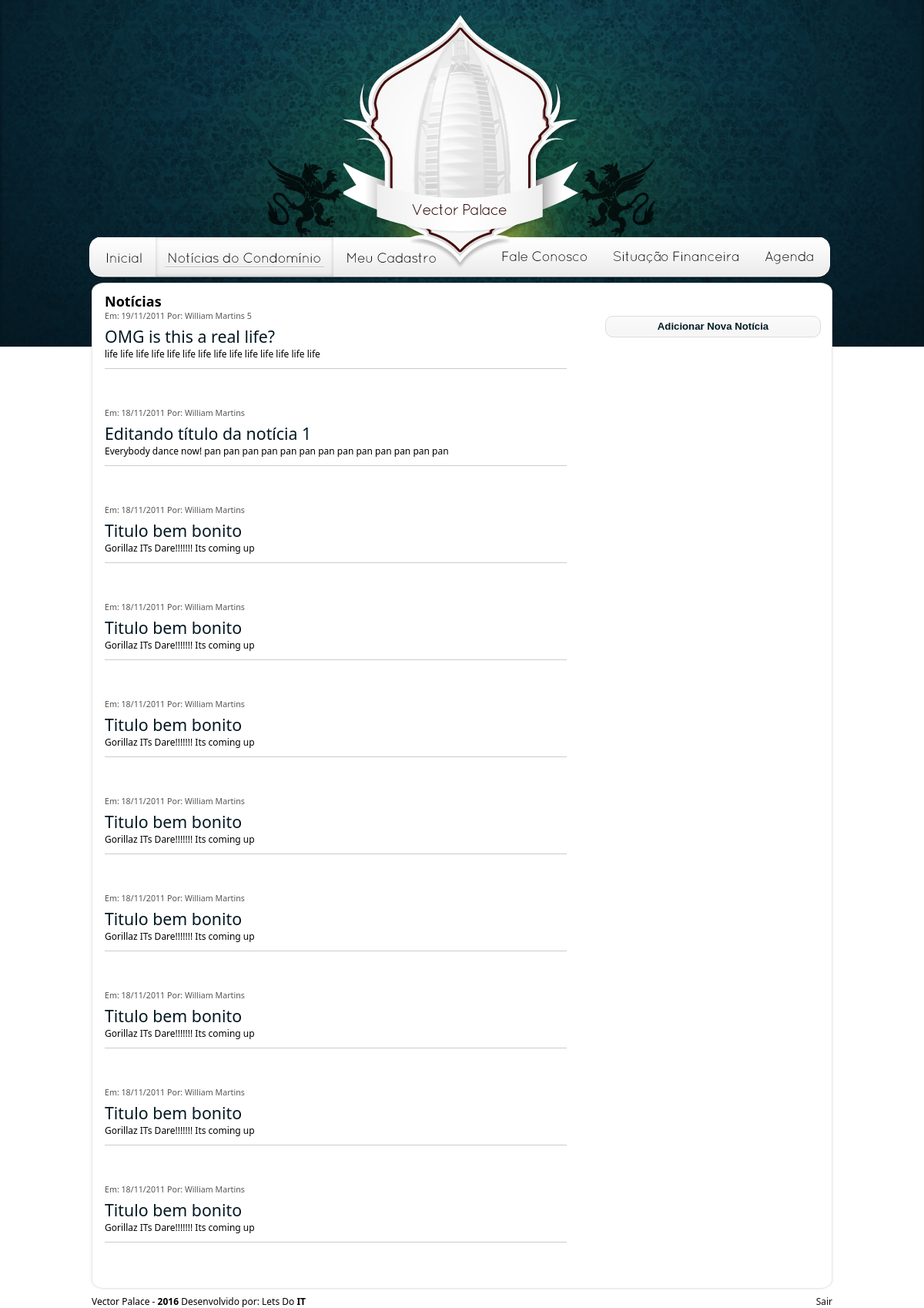
The page /noticias.php (signed in) on the database its author committed.
### tables this page shows
CREATE TABLE IF NOT EXISTS `noticias` (
  `id` int(11) NOT NULL AUTO_INCREMENT,
  `idUsuario` int(11) NOT NULL,
  `titulo` varchar(180) NOT NULL,
  `conteudo` text NOT NULL,
  `data` date NOT NULL,
  `tags` varchar(150) NOT NULL,
  `aprovado` tinyint(1) NOT NULL,
  PRIMARY KEY (`id`)
);

CREATE TABLE IF NOT EXISTS `usuarios` (
  `id` int(11) NOT NULL AUTO_INCREMENT,
  `nome` varchar(150) NOT NULL,
  `email` varchar(150) NOT NULL,
  `senha` varchar(40) NOT NULL,
  `cpf` varchar(16) NOT NULL,
  `telefone` varchar(16) NOT NULL,
  `celular` varchar(16) NOT NULL,
  `idCondominio` int(11) NOT NULL,
  `receberNoticias` int(11) NOT NULL,
  `numeroTentativasLogin` int(11) NOT NULL,
  `tema` varchar(50) NOT NULL,
  `tipo` tinyint(1) NOT NULL,
  `idBanco` int(1) NOT NULL DEFAULT '1',
  `bloqueado` int(1) NOT NULL DEFAULT '0',
  PRIMARY KEY (`id`)
);

### core/classes/noticia.class.php (called while the page is built, shortened)
<?php  require_once('database.class.php'); ?>
<?php  require_once('usuario.class.php'); ?>
<?php
	class noticia extends database
	{
		public static function getAll($inicio = 0, $quantidade = 5, $aprovados = 2)
		{
			$result = array();
			$db = new database;
			if($aprovados == 0)
			{
				$aprovados = "AND aprovado = 0";
			}
			elseif($aprovados == 1)
				{
					$aprovados = 'AND aprovado = 1';
				}
			else
				{
					$aprovados = '';
				}
			$sql = "SELECT noticias.id, idUsuario, nome as nomeUsuario, titulo, data, conteudo, tags, aprovado
			FROM noticias
			INNER JOIN usuarios
			ON noticias.idUsuario = usuarios.id WHERE 1=1 $aprovados ORDER BY data DESC, id DESC LIMIT $inicio, $quantidade";
			$query = $db->query($sql);
			while($row = $query->fetch_object())
			{
				$result[] = $row;
			}
			return $result;
		}
}
?>

### core/classes/usuario.class.php (called while the page is built, shortened)
<?php
require ('database.class.php');
?>
<?php
class usuario extends database {
	public static function getById($idUsuario) {
		$result = FALSE;
		$id = FALSE;
		$sql = "SELECT id, nome, email, senha, cpf, telefone, celular, idCondominio, receberNoticias, numeroTentativasLogin, tema, tipo, idBanco
			 		FROM usuarios
			 		WHERE id = ?";
		$db = new database;
		$stmt = $db -> stmt_init();
		if($stmt -> prepare($sql)) {
			$stmt -> bind_param('i', $idUsuario);
			$stmt -> execute();
			$stmt -> bind_result($id, $nome, $email, $senha, $cpf, $telefone, $celular, $idCondominio, $receberNoticias, $numeroTentativasLogin, $tema, $tipo, $idBanco);
		}
		if($id) {
			$result = new self;
			$result -> id = $id;
			$result -> nome = $nome;
			$result -> email = $email;
			$result -> senha = $senha;
			$result -> cpf = $cpf;
			$result -> telefone = $telefone;
			$result -> celular = $celular;
			$result -> idCondominio = $idCondominio;
			$result -> receberNoticias = $receberNoticias;
			$result -> numeroTentativasLogin = $numeroTentativasLogin;
			$result -> tema = $tema;
			$result -> tipo = $tipo;
			$result -> idBanco = $idBanco;
		}
		return $result;
	}
	public static function carregaInfo() {
		$usuario = new self;
		if(isset($_SESSION['logado']))
		{
			$usuario = self::getById((int)$_SESSION['logado']);
		}
		else
			{
				$usuario = self::getById((int)$_COOKIE['logado']);
			}
		return $usuario;
	}
}
?>

### core/classes/database.class.php (called while the page is built, shortened)
<?php
if(!class_exists('database')){
  class database extends mysqli
  {
	public static function dataToUser($data)
	{
		if(strpos($data, '-'))
		{
			$novaData = explode('-', $data);
			if(count($novaData) == 3)
			{
				$data = $novaData[2].'/'.$novaData[1].'/'.$novaData[0];
			}
		}
		return $data;
	}
  }
  }
?>

### noticias.php (the view, shortened to what this page needs)
<?php include('core/includes/topo.php'); ?>
<?php include('core/classes/noticia.class.php'); ?>
<?php
$quantidade = 10;
$inicio = 0;
$noticias = noticia::getAll($inicio, $quantidade, 1);
?>
<h2>Notícias</h2>
<div id="pgNoticias">
	<div id="todasNoticias">
		<?php
		foreach ($noticias as $noticia ) {
				?>
				<div class="noticia"">
					<div class="informacoes">
	                	Em: <?php echo noticia::dataToUser($noticia->data); ?> Por: <?php echo $noticia->nomeUsuario; ?>
	                </div>
	                <div class="titulo">
	                	<a href="noticias.php?id=<?php echo $noticia->id; ?>"><?php echo $noticia->titulo; ?></a>
	                </div>
	                <div class="conteudo">
	                	<?php echo $noticia->conteudo; ?>
	                </div>
				</div>
				<?php
			}
        	?>
        	</div>
	<div id="painelNoticias">
		<input type="button" value="Adicionar Nova Notícia" class="btnSidebar" id="adicionarNoticia"/>
	</div>
</div>
<?php include('core/includes/footer.php'); ?>

### css/geral.css (style rules this page uses)
* { margin:0;padding:0;border:none;list-style:none; }
body { font-family:"Segoe UI",Tahoma,Geneva,sans-serif;font-size:9pt; }
a { color:#111; text-decoration: none; }
.btnSidebar { width:280px; }
input,textarea,select { border:1px solid #CCC;color:#333333;margin:7px 10px 7px 0;padding:7px;width:380px; }
#pgNoticias #todasNoticias { width: 600px; padding-right: 20px; float:left; }
#pgNoticias #todasNoticias .noticia { width: 600px; margin-bottom: 50px;border-bottom: 1px solid #CCC; padding-bottom: 10px; }
#pgNoticias #todasNoticias .noticia .informacoes { color:#555; font-size: 8pt; }
#pgNoticias #todasNoticias .noticia .titulo a { font-size: 16pt; padding: 5px 0 0 0; display: block; width: 100%; }
#pgNoticias #painelNoticias { float:left; padding-left:30px; width:250px; }
.ui-corner-all { -moz-border-radius:10px; -webkit-border-radius:10px; }

### temas/azul/estilo.css (style rules this page uses)
body { background:url(bg.jpg) repeat-x top center; }
#pgNoticias #todasNoticias .noticia .titulo a { color:#041822; }

### rows shown on the page
noticias: data "19/11/2011", idUsuario.nome "William Martins 5", titulo "OMG is this a real life?", conteudo "life life life life life life life life life life life life life life"
noticias: data "18/11/2011", idUsuario.nome "William Martins", titulo "Editando título da notícia 1", conteudo "Everybody dance now! pan pan pan pan pan pan pan pan pan pan pan pan pan"
noticias: data "18/11/2011", idUsuario.nome "William Martins", titulo "Titulo bem bonito", conteudo "Gorillaz ITs Dare!!!!!!! Its coming up"
noticias: data "18/11/2011", idUsuario.nome "William Martins", titulo "Titulo bem bonito", conteudo "Gorillaz ITs Dare!!!!!!! Its coming up"
noticias: data "18/11/2011", idUsuario.nome "William Martins", titulo "Titulo bem bonito", conteudo "Gorillaz ITs Dare!!!!!!! Its coming up"
noticias: data "18/11/2011", idUsuario.nome "William Martins", titulo "Titulo bem bonito", conteudo "Gorillaz ITs Dare!!!!!!! Its coming up"
noticias: data "18/11/2011", idUsuario.nome "William Martins", titulo "Titulo bem bonito", conteudo "Gorillaz ITs Dare!!!!!!! Its coming up"
noticias: data "18/11/2011", idUsuario.nome "William Martins", titulo "Titulo bem bonito", conteudo "Gorillaz ITs Dare!!!!!!! Its coming up"
noticias: data "18/11/2011", idUsuario.nome "William Martins", titulo "Titulo bem bonito", conteudo "Gorillaz ITs Dare!!!!!!! Its coming up"
noticias: data "18/11/2011", idUsuario.nome "William Martins", titulo "Titulo bem bonito", conteudo "Gorillaz ITs Dare!!!!!!! Its coming up"
